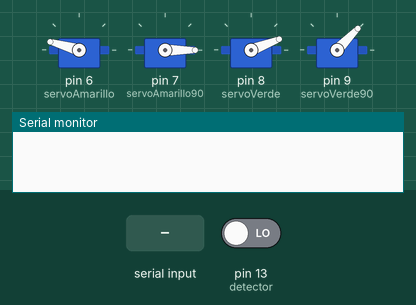
The sketch below on a simulated Arduino Uno, built with avr-gcc and run on an emulated ATmega328P. Parts: 4 × servo, the last lines printed to the serial monitor. The inputs (shaded band) are chosen by the test bench; at power-on: pin 13 (detector) LOW.

Above: at 1.2 s.
1.3 s: pin 13 (detector) driven HIGH
2.8 s: "v" received over Serial
At 4.2 s:
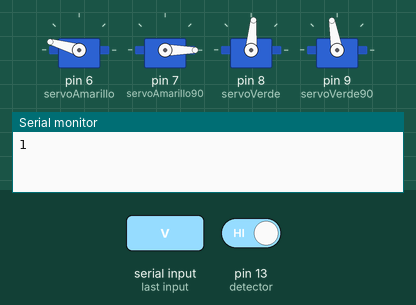
5.8 s: "a" received over Serial
At 6.5 s:
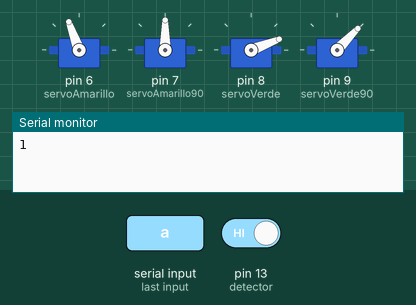
Timing chart, 0 to 9.3 s (numbered marks = the images above; inputs shaded):
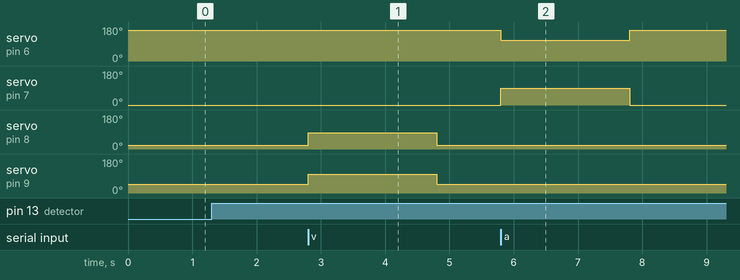

The sketch:

CT2.ino
```cpp
/* Primer Prototipo de Cinta Clasificadora
 *  Pagina de interes > http://www.schwindt.org/posts/arduino-al-rescate-de-una-balanza
 *  https://github.com/bogde/HX711/blob/master/examples/HX711SerialBegin/HX711SerialBegin.ino
 *  https://articulo.mercadolibre.com.co/MCO-455673917-celda-de-carga-50kg-sensor-de-fuerza-peso-mas-modulo-hx711-_JM
*/
//Librerias
#include <Servo.h>


//Detector de Color

Servo servoAmarillo;
//Pin7
Servo servoAmarillo90;
//Pin 8 for ServoVerde
Servo servoVerde;
//pin 9
Servo servoVerde90;

int detector = 13; // define the obstacle avoidance sensor interface
int val;

void setup() {
  Serial.begin(9600);
  //Configuraciones para el Detector de Metales
  initSensorColor();
  pinMode (detector, INPUT) ;// define the obstacle avoidance sensor output interface
}

void loop() {
  //Pasando por el Detector de Metal
  //Serial.println("Inicio");
  if(Serial.available() > 0){
    char val = Serial.read();
    if(val == 'v'){
      tratarVerdeOn();
    }
    if(val =='a'){
      tratarAmarilloOn();
    }
  }
  val = digitalRead (detector) ;
  while(val == LOW){
    val = digitalRead (detector) ;
    if( val ==HIGH){
      Serial.println(1);
      delay(500);
    }
  }
}
void tratarVerdeOn(){
  // Serial.println("Se Detecto Lima Verde ...");
  servoVerde.write(85);
  servoVerde90.write(100);
  delay(2000);
  tratarVerdeOff();
}
void tratarVerdeOff(){
  servoVerde.write(21);
  servoVerde90.write(46);
  delay(150);
}
void tratarAmarilloOn(){
  // Serial.println("Se Detecto Lima Amarilla ...");
  servoAmarillo.write(110);
  servoAmarillo90.write(90);//TODO: Falta configurar!!!
  delay(2000);
  tratarAmarilloOff();
}
void tratarAmarilloOff(){
  servoAmarillo.write(164);
  servoAmarillo90.write(0);//TODO: Falta configurar!!!
   delay(150);
}
void initSensorColor(){
  servoAmarillo.attach(6); // Iniciamos el 6 para ServoAmarillo
  servoAmarillo.write(164); // Desplazamos a la posición 0º
  servoAmarillo90.attach(7); // Iniciamos el 7 para ServoAmarillo90 TODO:Falta Configurar!!!
  servoAmarillo90.write(0); // Desplazamos a la posición 0ºServoAmarillo90 TODO:Falta Configurar!!!
  servoVerde.attach(8); // Iniciamos el 8 para servoVerde
  servoVerde.write(21); // Desplazamos a la posición 21º
  servoVerde90.attach(9); // Iniciamos el 9 para servoVerde
  servoVerde90.write(46); // Desplazamos a la posición 46º
  }
```

Measured:
- after the input at 2.8 s, servo on pin 8 (servoVerde): 21° → 85° at once, → 21° 2.0 s later; servo on pin 9 (servoVerde90): 46° → 100° at once, → 46° 2.0 s later
- after the input at 5.8 s, servo on pin 6 (servoAmarillo): 164° → 110° at once, → 164° 2.0 s later; servo on pin 7 (servoAmarillo90): 0° → 90° at once, → 0° 2.0 s later
